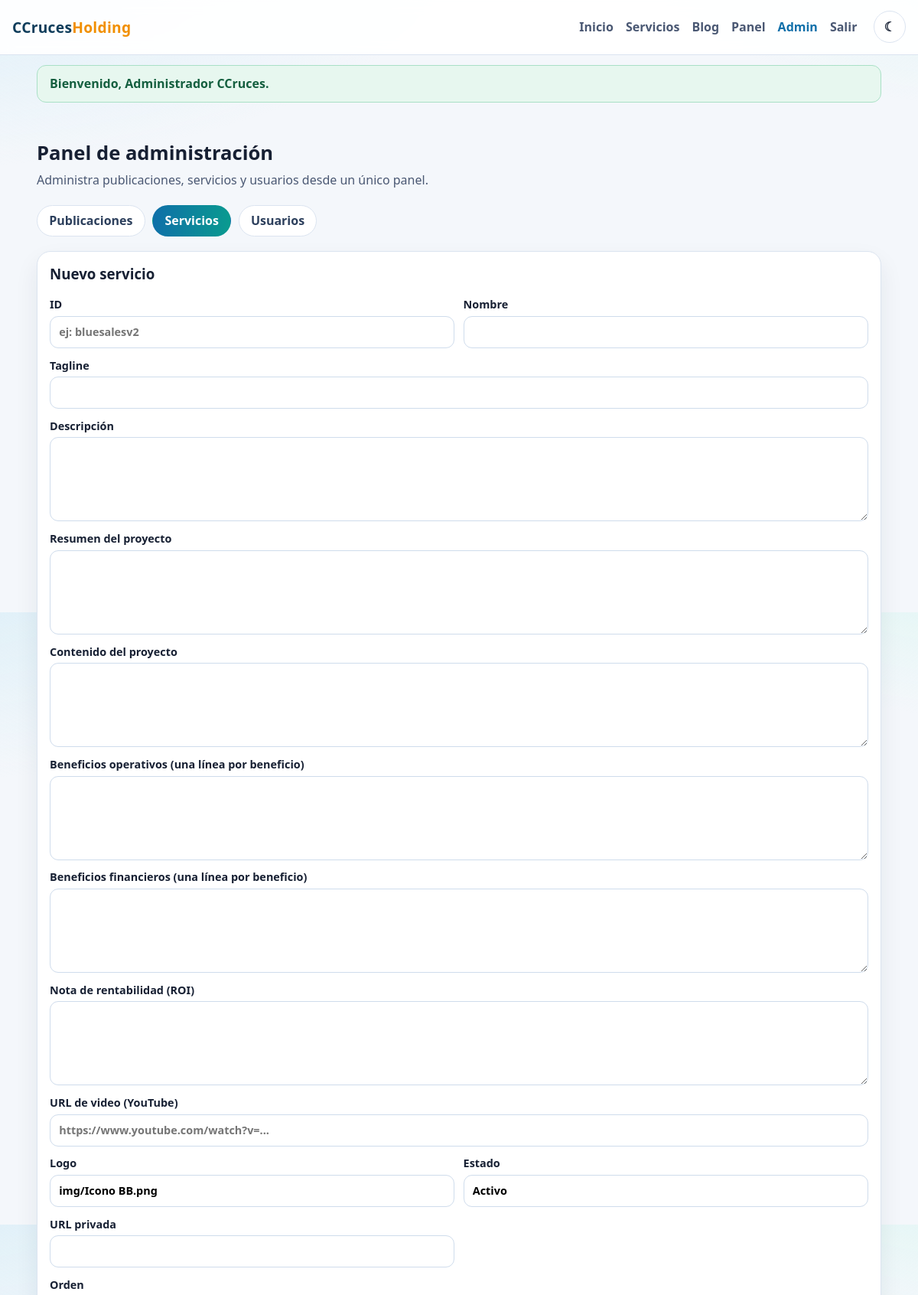
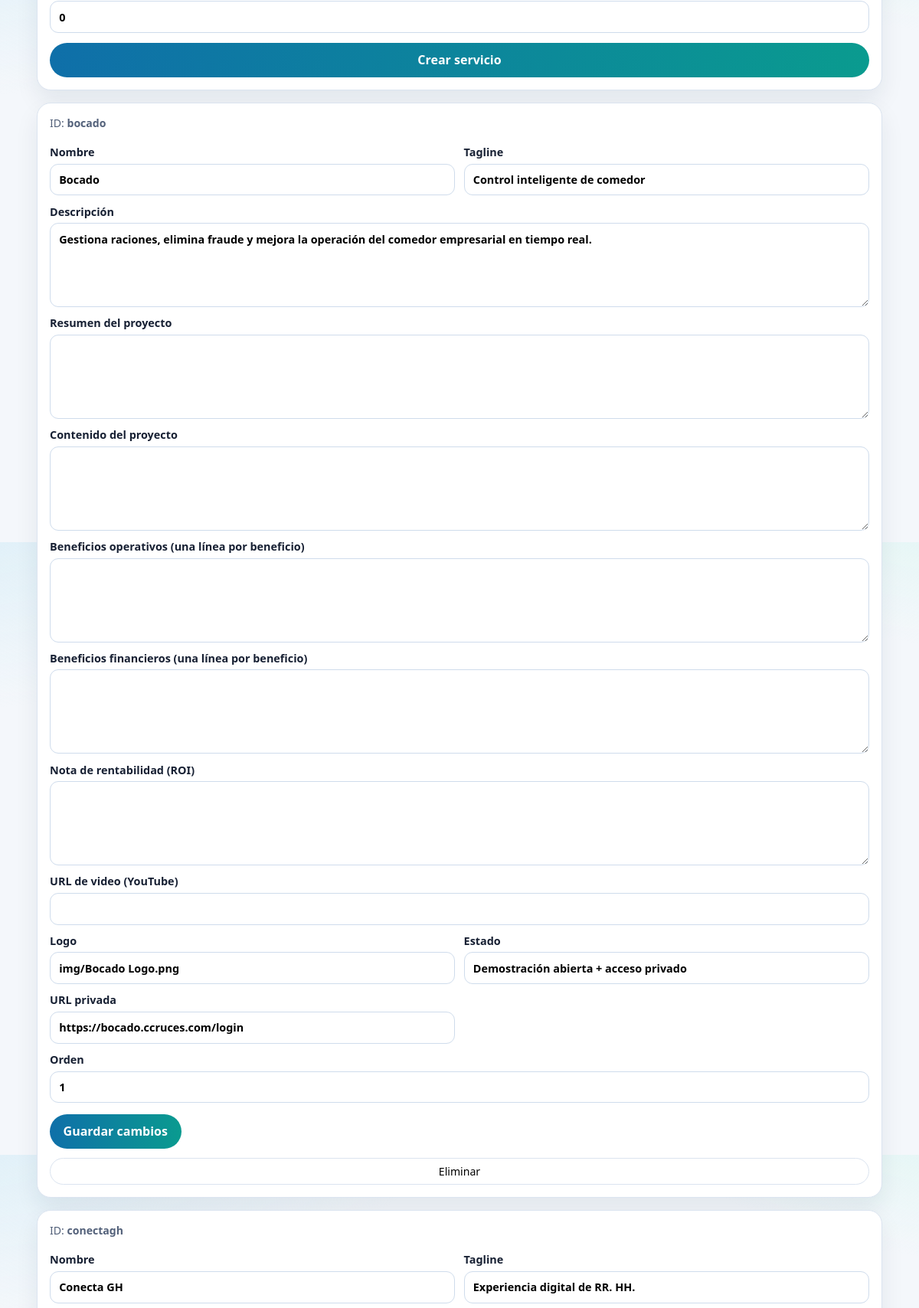
Page /admin.php?section=services (signed in, upper part) on the committed database (2 pictures, top to bottom).
### tables this page shows
CREATE TABLE IF NOT EXISTS services (
  id VARCHAR(64) PRIMARY KEY,
  name VARCHAR(120) NOT NULL,
  tagline VARCHAR(180) NOT NULL DEFAULT '',
  description TEXT NOT NULL,
  summary TEXT NULL,
  content TEXT NULL,
  benefits TEXT NULL,
  financial_benefits TEXT NULL,
  roi_note TEXT NULL,
  video_url VARCHAR(255) NULL,
  logo VARCHAR(255) NOT NULL,
  demo_url VARCHAR(255) NOT NULL,
  private_url VARCHAR(255) NOT NULL,
  status VARCHAR(120) NOT NULL DEFAULT 'Disponible',
  is_active TINYINT(1) NOT NULL DEFAULT 1,
  sort_order INT UNSIGNED NOT NULL DEFAULT 0,
  created_at TIMESTAMP NOT NULL DEFAULT CURRENT_TIMESTAMP,
  updated_at TIMESTAMP NOT NULL DEFAULT CURRENT_TIMESTAMP ON UPDATE CURRENT_TIMESTAMP,
  INDEX idx_services_sort_order_name (sort_order, name),
  INDEX idx_services_is_active (is_active),
  INDEX idx_services_status (status)
);

### includes/core/app.php (called while the page is built, shortened)
<?php
function app_url(string $path = ''): string
{
    $scriptName = str_replace('\\', '/', $_SERVER['SCRIPT_NAME'] ?? '/');
    $basePath = str_replace('\\', '/', dirname($scriptName));
    $basePath = rtrim($basePath, '/');
    return $basePath . '/' . ltrim($path, '/');
}
function e(string $value): string
{
    return htmlspecialchars(normalize_text($value), ENT_QUOTES, 'UTF-8');
}
function normalize_text(string $value): string
{
    if ($value === '' || !preg_match('/[ÃÂð]/u', $value)) {
        return $value;
    }
    return $value;
}

### includes/repositories/services_repository.php (called while the page is built, shortened)
<?php
function services_all(): array
{
    $pdo = db();
    if ($pdo) {
        $stmt = $pdo->query('SELECT id, name, tagline, description, summary, content, benefits, financial_benefits, roi_note, video_url, logo, demo_url, private_url, status, sort_order FROM services ORDER BY sort_order ASC, name ASC');
        return $stmt->fetchAll();
    }
    $rows = read_json_file('services.json', []);
    return is_array($rows) ? $rows : [];
}

### admin.php (the view, shortened to what this page needs)
<?php
require_once __DIR__ . '/includes/layout.php';
$section = (string) ($_GET['section'] ?? 'posts');
$services = services_all();
?>
<main class="wrap section">
    <h2>Panel de administración</h2>
    <p class="lead">Administra publicaciones, servicios y usuarios desde un único panel.</p>
    <nav class="admin-tabs" aria-label="Secciones de administración">
        <a class="<?= $section === 'posts' ? 'is-active' : '' ?>" href="<?= e(app_url('admin.php?section=posts')) ?>">Publicaciones</a>
        <a class="<?= $section === 'services' ? 'is-active' : '' ?>" href="<?= e(app_url('admin.php?section=services')) ?>">Servicios</a>
        <a class="<?= $section === 'users' ? 'is-active' : '' ?>" href="<?= e(app_url('admin.php?section=users')) ?>">Usuarios</a>
    </nav>
    <?php if ($section === 'services'): ?>
        <section class="admin-panel">
            <h3>Nuevo servicio</h3>
            <form method="post" class="admin-form">
                <div class="admin-grid-2">
                    <label>ID <input type="text" name="id" placeholder="ej: bluesalesv2" required /></label>
                    <label>Nombre <input type="text" name="name" required /></label>
                </div>
                <label>Tagline <input type="text" name="tagline" /></label>
                <label>Descripción <textarea name="description" required></textarea></label>
                <label>Resumen del proyecto <textarea name="summary"></textarea></label>
                <label>Contenido del proyecto <textarea name="content"></textarea></label>
                <label>Beneficios operativos (una línea por beneficio) <textarea name="benefits"></textarea></label>
                <label>Beneficios financieros (una línea por beneficio) <textarea name="financial_benefits"></textarea></label>
                <label>Nota de rentabilidad (ROI) <textarea name="roi_note"></textarea></label>
                <label>URL de video (YouTube) <input type="text" name="video_url" placeholder="https://www.youtube.com/watch?v=..." /></label>
                <div class="admin-grid-2">
                    <label>Logo <input type="text" name="logo" value="img/Icono BB.png" /></label>
                    <label>Estado <input type="text" name="status" value="Activo" /></label>
                </div>
                <div class="admin-grid-2">
                    <label>URL privada <input type="text" name="private_url" required /></label>
                </div>
                <label>Orden <input type="number" name="sort_order" value="0" min="0" /></label>
                <button class="btn-submit" type="submit">Crear servicio</button>
            </form>
        </section>
        <section class="admin-stack">
            <?php foreach ($services as $service): ?>
                <article class="admin-item">
                    <form method="post" class="admin-form compact">
                        <p class="admin-id">ID: <strong><?= e((string) ($service['id'] ?? '')) ?></strong></p>
                        <div class="admin-grid-2">
                            <label>Nombre <input type="text" name="name" value="<?= e((string) ($service['name'] ?? '')) ?>" required /></label>
                            <label>Tagline <input type="text" name="tagline" value="<?= e((string) ($service['tagline'] ?? '')) ?>" /></label>
                        </div>
                        <label>Descripción <textarea name="description" required><?= e((string) ($service['description'] ?? '')) ?></textarea></label>
                        <label>Resumen del proyecto <textarea name="summary"><?= e((string) ($service['summary'] ?? '')) ?></textarea></label>
                        <label>Contenido del proyecto <textarea name="content"><?= e((string) ($service['content'] ?? '')) ?></textarea></label>
                        <label>Beneficios operativos (una línea por beneficio) <textarea name="benefits"><?= e((string) ($service['benefits'] ?? '')) ?></textarea></label>
                        <label>Beneficios financieros (una línea por beneficio) <textarea name="financial_benefits"><?= e((string) ($service['financial_benefits'] ?? '')) ?></textarea></label>
                        <label>Nota de rentabilidad (ROI) <textarea name="roi_note"><?= e((string) ($service['roi_note'] ?? '')) ?></textarea></label>
                        <label>URL de video (YouTube) <input type="text" name="video_url" value="<?= e((string) ($service['video_url'] ?? '')) ?>" /></label>
                        <div class="admin-grid-2">
                            <label>Logo <input type="text" name="logo" value="<?= e((string) ($service['logo'] ?? '')) ?>" /></label>
                            <label>Estado <input type="text" name="status" value="<?= e((string) ($service['status'] ?? '')) ?>" /></label>
                        </div>
                        <div class="admin-grid-2">
                            <label>URL privada <input type="text" name="private_url" value="<?= e((string) ($service['private_url'] ?? '')) ?>" required /></label>
                        </div>
                        <label>Orden <input type="number" name="sort_order" value="<?= e((string) ($service['sort_order'] ?? '0')) ?>" min="0" /></label>
                        <div class="admin-actions">
                            <button class="btn-submit" type="submit">Guardar cambios</button>
                        </div>
                    </form>
                    <form method="post" onsubmit="return confirm('¿Eliminar este servicio?');" class="admin-delete-form">
                        <button class="btn-mini" type="submit">Eliminar</button>
                    </form>
                </article>
            <?php endforeach; ?>
        </section>
    <?php endif; ?>
</main>

### assets/css/site.css (style rules this page uses)
:root { --bg: #f4f7fb; --surface: #ffffff; --ink: #172033; --ink-soft: #4a5873; --brand: #0f6fa9; --brand-2: #0a9b8f; --accent: #f18f01; --line: #dbe4f0; --ok: #238a62; --error: #c43f2d; --radius: 18px; --shadow: 0 20px 45px rgba(12, 29, 56, 0.14); --bg-glow-a: #d9eef7; --bg-glow-b: #d5f6ef; --topbar-bg: rgba(255, 255, 255, 0.92); --surface-2: #f7fbff; --surface-3: #eef4fb; --line-strong: #c6d4e6; --brand-ink: #0f3d5b; }
* { box-sizing: border-box; }
body { margin: 0; font-family: "Segoe UI", Tahoma, Geneva, Verdana, sans-serif; color: var(--ink); background: radial-gradient(1200px 500px at -10% -10%, var(--bg-glow-a) 0%, transparent 60%), radial-gradient(900px 500px at 110% -20%, var(--bg-glow-b) 0%, transparent 60%), var(--bg); }
a { color: inherit; }
.wrap { width: min(1120px, 92vw); margin: 0 auto; }
.section { padding: 2.2rem 0; }
.section h2 { margin: 0 0 0.4rem; font-size: 1.6rem; }
.section p.lead { margin: 0 0 1.4rem; color: var(--ink-soft); }
.btn-mini { font-size: 0.88rem; padding: 0.45rem 0.85rem; border-radius: 999px; text-decoration: none; border: 1px solid var(--line); background: #fff; }
form { display: grid; gap: 0.8rem; }
label { display: grid; gap: 0.35rem; font-size: 0.9rem; font-weight: 600; }
input, textarea, select { width: 100%; font: inherit; border: 1px solid #cfdcec; background: #fff; padding: 0.65rem 0.7rem; border-radius: 11px; }
textarea { min-height: 110px; resize: vertical; }
button { font: inherit; }
.btn-submit { border: 0; background: linear-gradient(95deg, #0f6fa9, #0a9b8f); color: white; border-radius: 999px; padding: 0.72rem 1.1rem; font-weight: 700; cursor: pointer; }
.admin-tabs { display: flex; gap: 0.6rem; flex-wrap: wrap; margin: 1rem 0 1.2rem; }
.admin-tabs a { display: inline-flex; align-items: center; justify-content: center; text-decoration: none; padding: 0.52rem 0.95rem; border-radius: 999px; border: 1px solid var(--line); background: #fff; color: #2c3f5c; font-weight: 700; }
.admin-tabs a.is-active { background: linear-gradient(95deg, #0f6fa9, #0a9b8f); border-color: transparent; color: #fff; }
.admin-panel, .admin-item { background: #fff; border: 1px solid var(--line); border-radius: var(--radius); box-shadow: 0 14px 30px rgba(14, 35, 66, 0.08); }
.admin-panel { padding: 1rem; margin-bottom: 1rem; }
.admin-panel h3 { margin-top: 0; }
.admin-stack { display: grid; gap: 1rem; }
.admin-item { padding: 1rem; }
.admin-form.compact { gap: 0.7rem; }
.admin-grid-2 { display: grid; grid-template-columns: repeat(2, minmax(0, 1fr)); gap: 0.7rem; }
.admin-actions { margin-top: 0.2rem; }
.admin-delete-form { margin-top: 0.75rem; }
.admin-id { margin: 0 0 0.5rem; color: #53617a; font-size: 0.88rem; }

### rows in the picture
services: id "bocado", name "Bocado", tagline "Control inteligente de comedor", description "Gestiona raciones, elimina fraude y mejora la operación del comedor empresarial en tiempo real.", logo "img/Bocado Logo.png", status "Demostración abierta + acceso privado", private_url "https://bocado.ccruces.com/login", sort_order "1"
services: id "conectagh", name "Conecta GH", tagline "Experiencia digital de RR. HH."

### other values in the picture
$flash['message'] "Bienvenido, Administrador CCruces."
